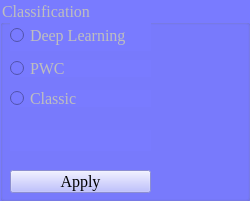
   <widget class="QGroupBox" name="classification_box">
    <property name="enabled">
     <bool>false</bool>
    </property>
    <property name="geometry">
     <rect>
      <x>770</x>
      <y>10</y>
      <width>250</width>
      <height>201</height>
     </rect>
    </property>
    <property name="font">
     <font>
      <family>Times New Roman</family>
      <pointsize>12</pointsize>
      <weight>9</weight>
      <italic>false</italic>
      <bold>false</bold>
     </font>
    </property>
    <property name="styleSheet">
     <string notr="true">background-color: rgb(121, 123, 255); font: 75 12pt &quot;Times New Roman&quot;; </string>
    </property>
    <property name="title">
     <string>Classification</string>
    </property>
    <widget class="QRadioButton" name="classifier1">
     <property name="enabled">
      <bool>false</bool>
     </property>
     <property name="geometry">
      <rect>
       <x>10</x>
       <y>20</y>
       <width>141</width>
       <height>31</height>
      </rect>
     </property>
     <property name="font">
      <font>
       <family>Times New Roman</family>
       <pointsize>12</pointsize>
       <weight>9</weight>
       <italic>false</italic>
       <bold>false</bold>
      </font>
     </property>
     <property name="styleSheet">
      <string notr="true">font: 75 12pt &quot;Times New Roman&quot;;</string>
     </property>
     <property name="text">
      <string>Deep Learning </string>
     </property>
    </widget>
    <widget class="QRadioButton" name="classifier2">
     <property name="enabled">
      <bool>false</bool>
     </property>
     <property name="geometry">
      <rect>
       <x>10</x>
       <y>60</y>
       <width>141</width>
       <height>17</height>
      </rect>
     </property>
     <property name="font">
      <font>
       <family>Times New Roman</family>
       <pointsize>12</pointsize>
       <weight>9</weight>
       <italic>false</italic>
       <bold>false</bold>
      </font>
     </property>
     <property name="styleSheet">
      <string notr="true">font: 75 12pt &quot;Times New Roman&quot;;</string>
     </property>
     <property name="text">
      <string>PWC</string>
     </property>
    </widget>
    <widget class="QRadioButton" name="classifier3">
     <property name="enabled">
      <bool>false</bool>
     </property>
     <property name="geometry">
      <rect>
       <x>10</x>
       <y>90</y>
       <width>141</width>
       <height>17</height>
      </rect>
     </property>
     <property name="font">
      <font>
       <family>Times New Roman</family>
       <pointsize>12</pointsize>
       <weight>9</weight>
       <italic>false</italic>
       <bold>false</bold>
      </font>
     </property>
     <property name="styleSheet">
      <string notr="true">font: 75 12pt &quot;Times New Roman&quot;;</string>
     </property>
     <property name="text">
      <string>Classic</string>
     </property>
    </widget>
    <widget class="QLabel" name="label_class">
     <property name="enabled">
      <bool>false</bool>
     </property>
     <property name="geometry">
      <rect>
       <x>10</x>
       <y>130</y>
       <width>141</width>
       <height>21</height>
      </rect>
     </property>
     <property name="font">
      <font>
       <family>Times New Roman</family>
       <pointsize>12</pointsize>
       <weight>9</weight>
       <italic>false</italic>
       <bold>false</bold>
      </font>
     </property>
     <property name="styleSheet">
      <string notr="true">font: 75 12pt &quot;Times New Roman&quot;;</string>
     </property>
     <property name="text">
      <string/>
     </property>
    </widget>
    <widget class="QPushButton" name="applyclassification">
     <property name="enabled">
      <bool>false</bool>
     </property>
     <property name="geometry">
      <rect>
       <x>10</x>
       <y>170</y>
       <width>141</width>
       <height>23</height>
      </rect>
     </property>
     <property name="font">
      <font>
       <family>Times New Roman</family>
       <pointsize>12</pointsize>
       <weight>9</weight>
       <italic>false</italic>
       <bold>false</bold>
      </font>
     </property>
     <property name="styleSheet">
      <string notr="true">color: rgb(0, 0, 0);background-color: rgb(171, 173, 255);font: 75 12pt &quot;Times New Roman&quot;;</string>
     </property>
     <property name="text">
      <string>Apply</string>
     </property>
    </widget>
   </widget>
